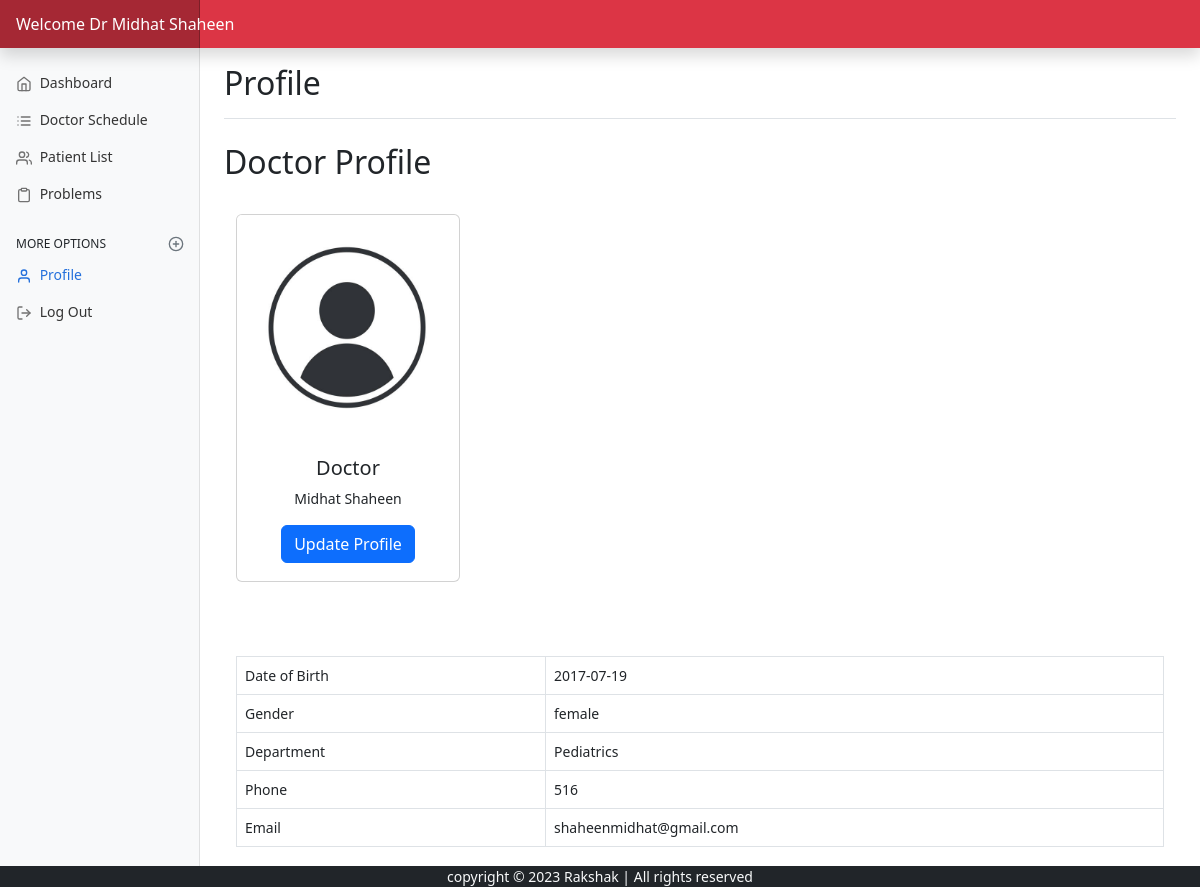
The page /doctor/doctorprofile.php (signed in) on the database its author committed.
### tables this page shows
CREATE TABLE `doctor` (
  `doctorId` int(9) NOT NULL,
  `password` varchar(255) NOT NULL,
  `hid` bigint(20) NOT NULL,
  `doctorFirstName` varchar(50) NOT NULL,
  `doctorLastName` varchar(50) NOT NULL,
  `doctorDepartment` varchar(50) NOT NULL,
  `doctorGender` varchar(10) NOT NULL,
  `doctorPhone` int(15) NOT NULL,
  `doctorEmail` varchar(50) NOT NULL,
  `doctorDOB` date NOT NULL
);

### doctor/doctorprofile.php (the view, shortened to what this page needs)
<?php
include_once '../assets/conn/dbconnect.php';
$res = mysqli_query($con, "SELECT * FROM doctor WHERE doctorId=" . $_SESSION['doctorSession']);
$userRow = mysqli_fetch_array($res, MYSQLI_ASSOC);
?>
<!DOCTYPE html>
<html lang="en">
<head>
	<link href="assets/css/bootstrap.min.css" rel="stylesheet">
	<link href="dashboard.css" rel="stylesheet">
</head>
<body>
	<header class="navbar navbar-dark sticky-top bg-danger flex-md-nowrap p-0 shadow">
		<a class="navbar-brand col-md-3 col-lg-2 me-0 px-3 fs-6" href="doctordashboard.php">Welcome Dr
			<?php echo $userRow['doctorFirstName']; ?> <?php echo $userRow['doctorLastName']; ?>
		</a>
	</header>
	<div class="container-fluid">
		<div class="row">
			<nav id="sidebarMenu" class="col-md-3 col-lg-2 d-md-block bg-light sidebar collapse">
				<div class="position-sticky pt-3 sidebar-sticky">
					<ul class="nav flex-column">
						<li class="nav-item">
							<a class="nav-link" aria-current="page" href="doctordashboard.php">
								<span data-feather="home" class="align-text-bottom"></span>
								Dashboard
							</a>
						</li>
						<li class="nav-item">
							<a class="nav-link" href="addschedule.php">
								<span data-feather="list" class="align-text-bottom"></span>
								Doctor Schedule
							</a>
						</li>
						<li class="nav-item">
							<a class="nav-link" href="patientlist.php">
								<span data-feather="users" class="align-text-bottom"></span>
								Patient List
							</a>
						</li>
						<li class="nav-item">
							<a class="nav-link" aria-current="page" href="question.php">
								<span data-feather="clipboard" class="align-text-bottom"></span>
								Problems
							</a>
						</li>
					</ul>
					<h6 class="sidebar-heading d-flex justify-content-between align-items-center px-3 mt-4 mb-1 text-uppercase">
						<span>More options</span>
						<a class="link-secondary" href="#" aria-label="Add a new report">
							<span data-feather="plus-circle" class="align-text-bottom"></span>
						</a>
					</h6>
					<ul class="nav flex-column mb-2">
						<li class="nav-item">
							<a class="nav-link active" href="doctorprofile.php">
								<span data-feather="user" class="align-text-bottom"></span>
								Profile
							</a>
						</li>
						<li class="nav-item">
							<a class="nav-link" href="logout.php?logout">
								<span data-feather="log-out"></span>
								Log Out
							</a>
						</li>
					</ul>
				</div>
			</nav>
			<main class="col-md-9 ms-sm-auto col-lg-10 px-md-4">
				<div class="d-flex justify-content-between flex-wrap flex-md-nowrap align-items-center pt-3 pb-2 mb-3 border-bottom">
					<h1 class="h2">Profile</h1>
				</div>
				<h2 class="my-4">Doctor Profile</h2>
				<div class="container my-4">
					<div class="row my-4">
						<div class="col-md-4 my-2">
							<div class="card text-center" style="width: 14rem; height:23rem;">
								<img src="assets/img/1.jpg" class="card-img-top" style="height: 225px; width: 220px; " alt="image for this category">
								<div class="card-body">
									<h5 class="card-title">Doctor</h5>
									<p class="card-text"><?php echo $userRow['doctorFirstName']; ?> <?php echo $userRow['doctorLastName']; ?></p>
									<button type="button" class="btn btn-primary" data-bs-toggle="modal" data-bs-target="#myModal">Update Profile</button>
								</div>
							</div>
						</div>
					</div>
					<br /><br />
					<div class="table-responsive">
						<table class="table table-hover table-bordered">
							<tbody>
								<tr>
									<td>Date of Birth</td>
									<td><?php echo $userRow['doctorDOB']; ?></td>
								</tr>
								<tr>
									<td>Gender</td>
									<td><?php echo $userRow['doctorGender']; ?></td>
								</tr>
								<tr>
									<td>Department</td>
									<td><?php echo $userRow['doctorDepartment']; ?>
									</td>
								</tr>
								<tr>
									<td>Phone</td>
									<td><?php echo $userRow['doctorPhone']; ?>
									</td>
								</tr>
								<tr>
									<td>Email</td>
									<td><?php echo $userRow['doctorEmail']; ?>
									</td>
								</tr>
							</tbody>
						</table>
					</div>
				</div>
			</main>
		</div>
		<div class="container-fluid fixed-bottom bg-dark text-light mb-0">
			<p class="text-center mb-0">
				copyright &copy; 2023 Rakshak | All rights reserved
			</p>
		</div>
</body>
</html>

### doctor/dashboard.css (style rules this page uses)
body { font-size: .875rem; }
.feather { width: 16px; height: 16px; }
.sidebar { position: fixed; top: 0; bottom: 0; left: 0; z-index: 100; padding: 48px 0 0; box-shadow: inset -1px 0 0 rgba(0, 0, 0, .1); }
.sidebar-sticky { height: calc(100vh - 48px); overflow-x: hidden; overflow-y: auto; }
.sidebar .nav-link { font-weight: 500; color: #333; }
.sidebar .nav-link .feather { margin-right: 4px; color: #727272; }
.sidebar .nav-link.active { color: #2470dc; }
.sidebar .nav-link:hover .feather, .sidebar .nav-link.active .feather { color: inherit; }
.sidebar-heading { font-size: .75rem; }
.navbar-brand { padding-top: .75rem; padding-bottom: .75rem; background-color: rgba(0, 0, 0, .25); box-shadow: inset -1px 0 0 rgba(0, 0, 0, .25); }

### rows shown on the page
doctor: doctorFirstName "Midhat", doctorLastName "Shaheen", doctorDOB "2017-07-19", doctorGender "female", doctorDepartment "Pediatrics", doctorPhone "516", doctorEmail "shaheenmidhat@gmail.com"
